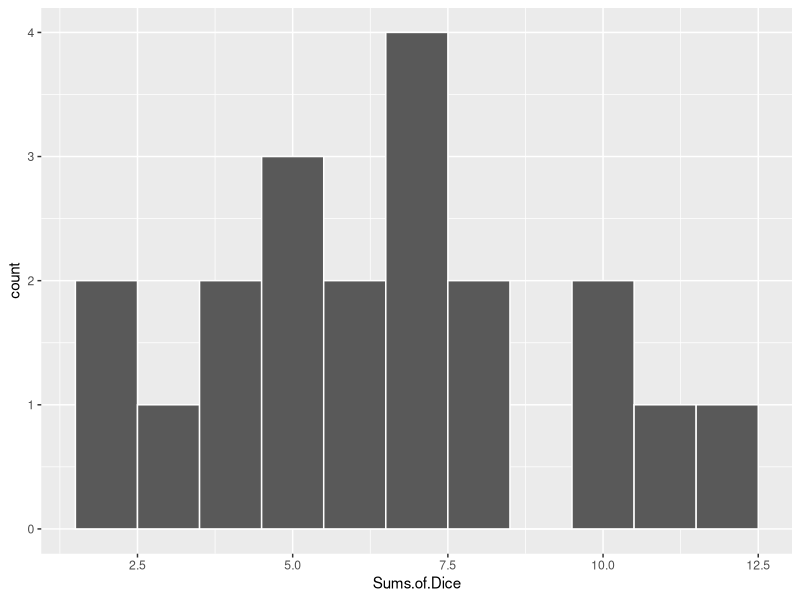
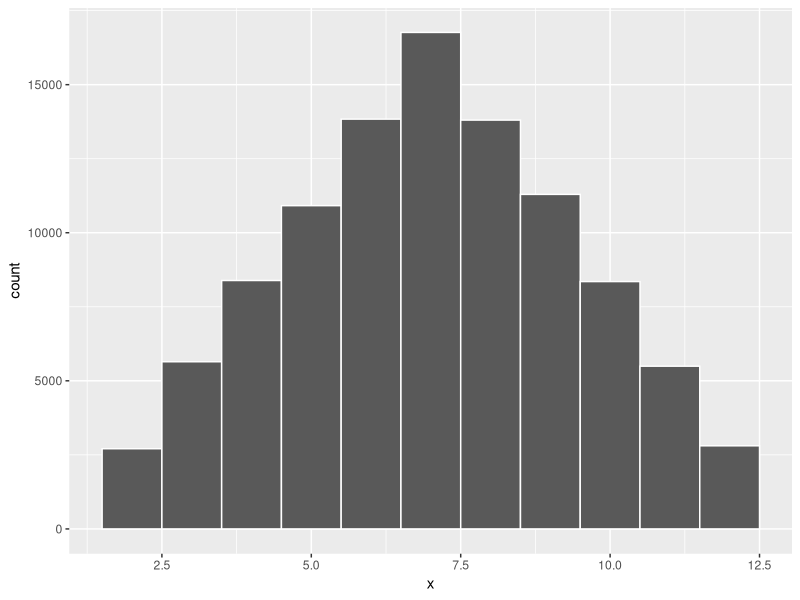
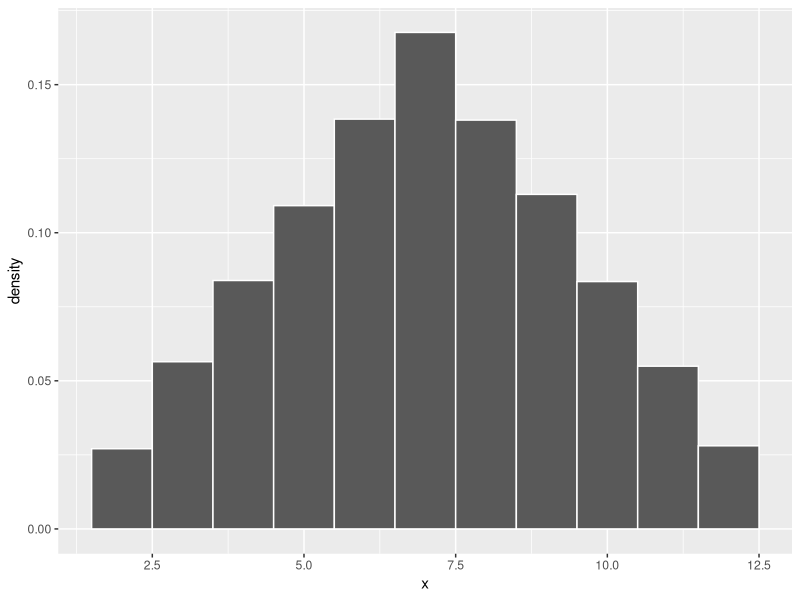
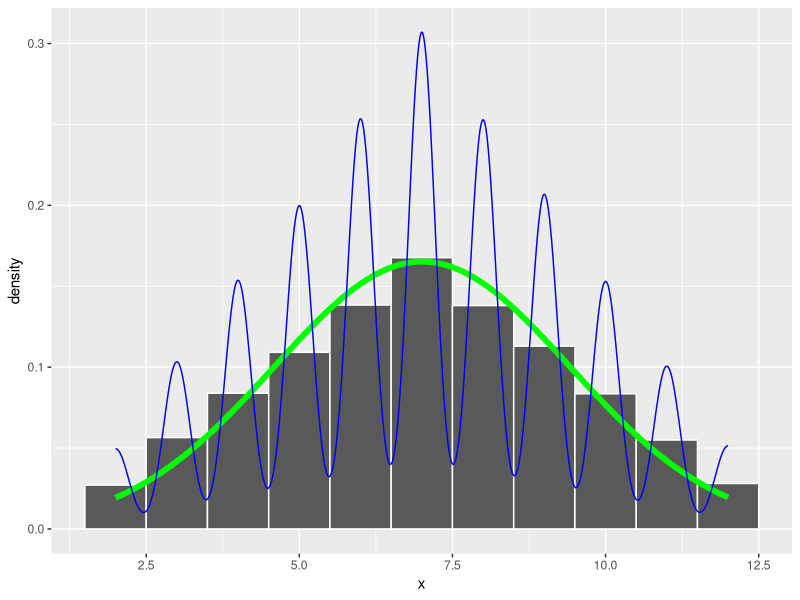
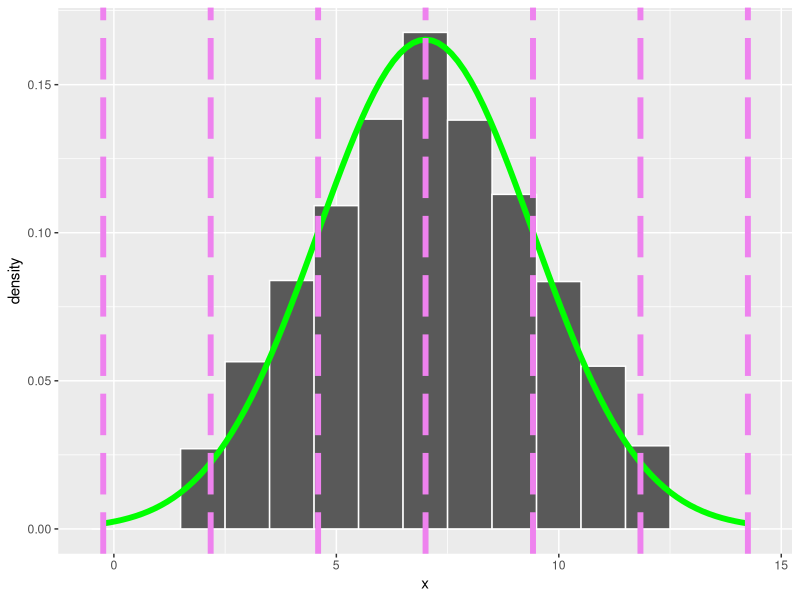

Here is the R script that generated these plots, in order: (Note: this script raises an error after producing the figures.)
## ---- chunk 1
knitr::opts_chunk$set(echo = TRUE)
## ---- chunk 2
library(tidyverse)
## ---- chunk 3
dice_rolls = c(10,5, 7, 4, 8, 8, 7, 11, 6, 6, 3, 2, 5, 12, 2, 4, 10, 5, 7, 7)  # actually roll two dice and add them at least ten times. Enter your data here.
j=0 # We'll use this later. 
play=0 # We'll use this later. 
## ---- chunk 4
dice_gathered <- 
  dice_rolls %>% 
    data.frame(`Sums of Dice`=.)
str(dice_gathered)
## ---- chunk 5
dice_gathered %>% 
  ggplot(
    aes(Sums.of.Dice)
    ) + 
    geom_histogram(
      col="white",
      binwidth=1
      )
## ---- chunk 6
#initialize dice_sums 
dice_sums <- 0 
num_rolls = 100000    # pick a big number and replace 100 with your number. 
for(i in 1:num_rolls) {
  dice_sums[i] = sample(1:6,1)+sample(1:6,1)
}
dice_data <- 
  dice_sums %>% 
    data.frame(x=.)
dice_data %>% 
  ggplot(
    aes(x)
    ) + 
    geom_histogram(
      col="white",
      binwidth=1
      )
dice_data %>% 
  ggplot(
    aes(x)
    ) + 
    geom_histogram(
      aes(y=..density..),
      col="white",
      binwidth=1
      )
dice_data %>% 
  ggplot(
    aes(x)
    ) + 
    geom_histogram(
      aes(y=..density..),
      col="white",
      binwidth=1
      ) +
   stat_function(      #draws bell curve
    fun=dnorm, 
    args=list(
        mean=mean(dice_data$x), 
       sd=sd(dice_data$x)
        ), 
    col = "green", 
    size = 2
    ) +
  geom_density(
      col="blue"
    )
## ---- chunk 7
# requires running the code block that initializes and generates dice_data.
sum_mean <- 
  dice_data$x %>% 
    mean()
sum_sd <-
  dice_data$x %>% 
    sd()
sum_min <- 
    dice_data$x %>% 
    min()
sum_max <- 
  dice_data$x %>% 
    max()
sum_left=0
sum_left[1]=sum_mean - 3*sum_sd #loads sum_left with the leftmost spot.
for(i in 1:6){
  sum_left[i+1]=sum_left[i]+sum_sd   #computes the next spot by going right one standard deviation and saves it in sum_left.
}
#sum_left[4] = NA   # optional code to remove the middle line (where the mean is). R will grumble a little as it counts from 1 to 7 and has to skip 4. 
dice_data %>% 
  ggplot(
    aes(x)
    ) + 
    geom_histogram(
      aes(y=..density..),
      col="white",
      binwidth=1
      ) +
   stat_function(      #draws bell curve
    fun=dnorm, 
    args=list(
        mean=mean(dice_data$x), 
       sd=sd(dice_data$x)
        ), 
    col = "green", 
    size = 2
    ) + 
    geom_vline(
     xintercept = sum_left,    #plots all vertical lines at once. 
     col="violet", 
     linetype="longdash",
     size=2)
dice_data %>% 
  ggplot(
    aes(x)
    ) + 
    geom_histogram(
      aes(y=..density..),
      col="white",
      binwidth=1
      ) +
   stat_function(      #draws bell curve
    fun=dnorm, 
    args=list(
        mean=mean(dice_data$x), 
       sd=sd(dice_data$x)
        ), 
    col = "green", 
    size = 2
    ) + 
    geom_vline(
     xintercept = sum_left,    #plots all vertical lines at once. 
     col="violet", 
     linetype="longdash",
     size=2) + 
  stat_function(      #shades in innermost region
    fun=dnorm_sd, 
    args=list(numsd = 1), 
    geom="area",
    fill="red", 
    alpha=0.3
  ) +
  stat_function(      #shades in next region
    fun=dnorm_sd, 
    args=list(numsd = 2), 
    geom="area",
    fill="orange", 
    alpha=0.3
  ) +
  stat_function(      #shades in final region
    fun=dnorm_sd, 
    args=list(numsd = 3), 
    geom="area",
    fill="yellow", 
    alpha=0.3
  ) 
dice_data %>% 
  ggplot(
    aes(x)
    ) + 
    geom_histogram(
      aes(y=..density..),
      col="white",
      binwidth=1
      ) +
   stat_function(      #draws bell curve
    fun=dnorm, 
    args=list(
        mean=mean(dice_data$x), 
       sd=sd(dice_data$x)
        ), 
    col = "green", 
    size = 2
    ) + 
  stat_function(      #shades in innermost region
    fun=dnorm_sd, 
    args=list(numsd = 1), 
    geom="area",
    fill="red", 
    alpha=0.3
  ) +
  stat_function(      #shades in next region
    fun=dnorm_sd, 
    args=list(numsd = 2), 
    geom="area",
    fill="orange", 
    alpha=0.3
  ) +
  stat_function(      #shades in final region
    fun=dnorm_sd, 
    args=list(numsd = 3), 
    geom="area",
    fill="yellow", 
    alpha=0.3
  )
## ---- chunk 8
#initialize dice_sums 
dice_sums <- 0 
num_rolls = 100    # pick a big number and replace 100 with your number. 
for(i in 1:num_rolls) {
  dice_sums[i] = sample(1:6,1)+sample(1:6,1)
}
dice_data <- 
  dice_sums %>% 
    data.frame(x=.)
# Make sure these two have been initialized for your data set. 
sum_mean <- 
  dice_data$x %>% 
    mean()
sum_sd <- 
  dice_data$x %>% 
    sd() 
play[j]=sum_mean  #ignore these two lines the first time you see them. 
j=j+1 
# Fancy function defined to allow for shading. 
dnorm_sd <- function(x,numsd){
  norm_sd <- dnorm(x,sum_mean, sum_sd)
  lb = sum_mean - numsd*sum_sd  #left bound 
  rb = sum_mean + numsd*sum_sd  #right bound 
  # Force NA values outside interval x in [leftbound, rightbound]:
  norm_sd[x <= lb | x >= rb] <- NA
  return(norm_sd)   #return is the result of the function dnorm_sd 
}
dice_data %>% 
  ggplot(
    aes(x)
    ) + 
    geom_histogram(
      aes(y=..density..),
      col="white",
      binwidth=1
      ) +
   stat_function(      #draws bell curve
    fun=dnorm, 
    args=list(
        mean=mean(dice_data$x), 
       sd=sd(dice_data$x)
        ), 
    col = "green", 
    size = 2
    ) + 
  stat_function(      #shades in innermost region
    fun=dnorm_sd, 
    args=list(numsd = 1), 
    geom="area",
    fill="red", 
    alpha=0.3
  ) +
  stat_function(      #shades in next region
    fun=dnorm_sd, 
    args=list(numsd = 2), 
    geom="area",
    fill="orange", 
    alpha=0.3
  ) +
  stat_function(      #shades in final region
    fun=dnorm_sd, 
    args=list(numsd = 3), 
    geom="area",
    fill="yellow", 
    alpha=0.3
  )
## ---- chunk 9
#initialize dice_sums 
dice_sums <- 0 
num_rolls = 100    # pick a big number and replace 100 with your number. 
for(i in 1:num_rolls) {
  dice_sums[i] = sample(1:6,1)+sample(1:6,1)
}
dice_data <- 
  dice_sums %>% 
    data.frame(x=.)
# Make sure these two have been initialized for your data set. 
sum_mean <- 
  dice_data$x %>% 
    mean()
sum_sd <- 
  dice_data$x %>% 
    sd() 
play[j]=sum_mean  #ignore these two lines the first time you see them. 
j=j+1 
obs = c(sum_mean,dice_data$x[sample(1:100,1)])   #picks an observation at random.
obs_cols = c("violet","blue")
#calculates z-score
z_score = (obs[2]-obs[1])/sum_sd      #obs[2] pulls the observation's information and obs[1] pulls the mean of the sample. 
area=integrate(dnorm,0,z_score)
cat("Obs value: ", obs[2],"\nmean: ", obs[1], "\nz-score: ", z_score, "\nPercent of observances between observation and mean: ", 100*abs(area$value),"%")
# Fancy function defined to allow for shading. 
dnorm_sd <- function(x,numsd){
  norm_sd <- dnorm(x,sum_mean, sum_sd)
  lb = sum_mean - numsd*sum_sd  #left bound 
  rb = sum_mean + numsd*sum_sd  #right bound 
  # Force NA values outside interval x in [leftbound, rightbound]:
  norm_sd[x <= lb | x >= rb] <- NA
  return(norm_sd)   #return is the result of the function dnorm_sd 
}
dice_data %>% 
  ggplot(
    aes(x)
    ) + 
    geom_histogram(
      aes(y=..density..),
      col="white",
      binwidth=1
      ) +
   stat_function(      #draws bell curve
    fun=dnorm, 
    args=list(
        mean=mean(dice_data$x), 
       sd=sd(dice_data$x)
        ), 
    col = "green", 
    size = 2
    ) + 
  stat_function(      #shades in innermost region
    fun=dnorm_sd, 
    args=list(numsd = 1), 
    geom="area",
    fill="red", 
    alpha=0.3
  ) +
  stat_function(      #shades in next region
    fun=dnorm_sd, 
    args=list(numsd = 2), 
    geom="area",
    fill="orange", 
    alpha=0.3
  ) +
  stat_function(      #shades in final region
    fun=dnorm_sd, 
    args=list(numsd = 3), 
    geom="area",
    fill="yellow", 
    alpha=0.3
  ) +
  geom_vline(
    xintercept=obs, 
    linetype="longdash", 
    col=obs_cols,
    size=2
  )
## ---- chunk 10
sample_data <- 
  play %>% 
    data.frame("average.sample.sum"=.)
samples_mean <- 
  sample_data$average.sample.sum %>% 
    mean()
samples_sd <-
  sample_data$average.sample.sum %>% 
    sd()
samples_min <- 
    sample_data$average.sample.sum %>% 
    min()
samples_max <- 
  sample_data$average.sample.sum %>% 
    max()
samples_buckets=(samples_max-samples_min)/10 # to make 10+1=11 buckets in a histogram.
sample_data %>% 
  ggplot( aes(average.sample.sum)
  ) + 
  geom_histogram(
    col="white",
    binwidth=samples_buckets
    )  
## ---- chunk 11
#fast forward. 
dice_sums <- 0 
num_rolls = 100 
clicks=1500
#j=1    # if starting from scratch uncomment this line to initialize j. 
for(k in j:clicks){
    for(i in 1:num_rolls) {
      dice_sums[i] = sample(1:6,1)+sample(1:6,1)
    }
    play[k]=mean(dice_sums)
  }
